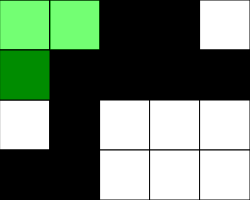
Frame 1 (no input)
Frame 60 (no input): identical to frame 1, image omitted
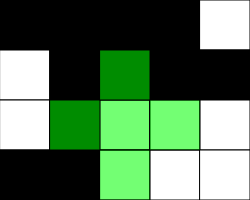
Frame 120 (the mouse pressed at the canvas centre since frame 60)

The p5.js sketch that drew these frames (run headless with seeded random() and noise() and a simulated clock; from frame 60 on, the mouse is pressed at the canvas centre):

// p5.js sketch
// ── sketch.js
// 05 Puzzle Game
// Derinsola Bolaji
// November 24th, 2023
// Global Variables
let score;
let grid =
  [[0, 255, 0, 255, 255],
  [255, 255, 0, 255, 255],
  [255, 255, 255, 0, 255],
  [0, 0, 0, 255, 0]
  ];
const NUM_ROWS = 4; const NUM_COLS = 5;
let rectWidth = 50; let rectHeight = 50;
let col, row;
let flipPattern = "cross";


function setup() {
  createCanvas(rectWidth * NUM_COLS, rectHeight * NUM_ROWS);
  randomArrangment();
  textAlign(CENTER);
}


function draw() {
  col = getCurrentX(); row = getCurrentY();
  background(220);
  //calling functions to be drawn
  renderGrid();
  print(col, row);
  winStatus();
  drawOverlay();
}


function drawOverlay() {
  fill(0, 255, 0, 140);
  //setting the overlay boundaries to the grid
  col = constrain(col, 0, NUM_COLS - 1);
  row = constrain(row, 0, NUM_ROWS - 1);
  if (flipPattern === "cross") {
    // drawing an overlay for the clicked rectangle
    rect(col * rectWidth, row * rectHeight, rectWidth, rectHeight);
    // drawing an overlay for the rectangles that would be affected in a cross pattern
    if (row < 3) rect(col * rectWidth, (row + 1) * rectHeight, rectWidth, rectHeight);
    if (col > 0) rect((col - 1) * rectWidth, row * rectHeight, rectWidth, rectHeight);
    if (row > 0) rect(col * rectWidth, (row - 1) * rectHeight, rectWidth, rectHeight);
    if (col < NUM_COLS - 1) rect((col + 1) * rectWidth, row * rectHeight, rectWidth, rectHeight);
  } else if (flipPattern === "square") {
    // drawing an overlay for the clicked rectangle
    rect(col * rectWidth, row * rectHeight, rectWidth, rectHeight);
    // drawing an overlay for the rectangles that would be affected in a square pattern
    for (let i = col - 1; i <= col + 1; i++) {
      for (let j = row - 1; j <= row + 1; j++) {
        if (i >= 0 && i < NUM_COLS && j >= 0 && j < NUM_ROWS) {
          rect(i * rectWidth, j * rectHeight, rectWidth, rectHeight);
        }
      }
    }
  }
}


function keyPressed() {
  //changing pattern when space bar is pressed
  if (keyCode === 32) {
    if (flipPattern === "cross") {
      flipPattern = "square";
    }
    else {
      flipPattern = "cross";
    }
  }
}


function mousePressed() {
  if (mouseX < width && mouseY < height) {
    if (keyIsPressed && keyCode === SHIFT) {
      flip(col, row);
    }
    else {
      if (flipPattern === "cross") {
        //setting cross pattern
        if (row < 3) flip(col, row + 1);
        if (col > 0) flip(col - 1, row);
        if (row > 0) flip(col, row - 1);
        if (col < NUM_COLS - 1) flip(col + 1, row);
        flip(col, row);
      }
      else if (flipPattern === "square") {
        //setting square patte rn
        for (let i = col - 1; i <= col + 1; i++) {
          for (let j = row - 1; j <= row + 1; j++) {
            if (i >= 0 && i < NUM_COLS && j >= 0 && j < NUM_ROWS) {
              flip(i, j);
            }
          }
        }
      }
    }
  }
}



function flip(x, y) {
  //setting flip
  if (grid[y][x] === 0) grid[y][x] = 255;
  else grid[y][x] = 0;
}


function getCurrentX() { //return the current column mouse is in
  let constrainX = constrain(mouseX, 0, width - 1);
  return int(constrainX / rectWidth);
}


function getCurrentY() { //return the current row mouse is in
  let constrainY = constrain(mouseY, 0, height - 1);
  return int(constrainY / rectHeight);
}


function randomArrangment() {
  //creating a random arrangment of colors on the grid
  for (let x = 0; x < NUM_COLS; x++) {
    for (let y = 0; y < NUM_ROWS; y++) {
      if (random(100) < 50) {
        grid[y][x] = 0;
      }
      else {
        grid[y][x] = 255;
      }
    }
  }
}


function renderGrid() {
  //creates a 2D grid of squares
  for (let x = 0; x < NUM_COLS; x++) {
    for (let y = 0; y < NUM_ROWS; y++) {
      let fillValue = grid[y][x];
      fill(fillValue);
      rect(x * rectWidth, y * rectHeight, rectWidth, rectHeight);
    }
  }
}


function winStatus() {
  //setting condition for winning
  let winCondition = grid[0][0];
  let winCondition2 = grid[255];
  let won = true;
  //checking for the same colors to declare game won
  for (let i = 0; i < NUM_COLS; i++) {
    for (let j = 0; j < NUM_ROWS; j++) {
      if (grid[j][i] !== winCondition || winCondition2) {
        won = false;
        break;
      }
    }
    if (!won) {
      break;
    }
  }
  //writing the won text
  if (won) {
    createCanvas(windowWidth, windowHeight);
    textSize(35);
    fill(0);
    textFont("Times New roman"); textStyle(BOLD)
    text("Congratulations! You Won!", windowWidth / 2, windowHeight / 2);
  }
}
